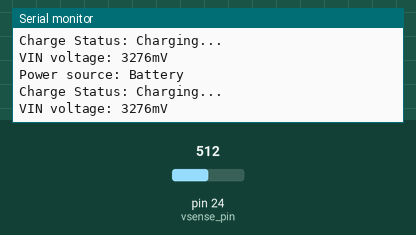
This sketch was run on a simulated Teensy 4. Parts: the last lines printed to the serial monitor. The test bench sets the inputs (shaded band); at power-on: pin 24 (vsense_pin) = 512 (analog values on the 0–1023 scale).

Above: at 1.8 s.
1.9 s: pin 24 (vsense_pin) set to 716
At 2.8 s:
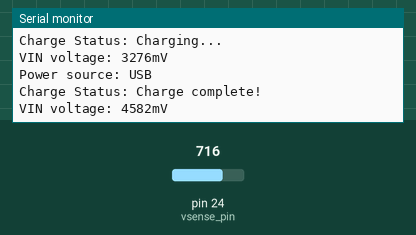
3.5 s: pin 24 (vsense_pin) set to 900
At 4.3 s:
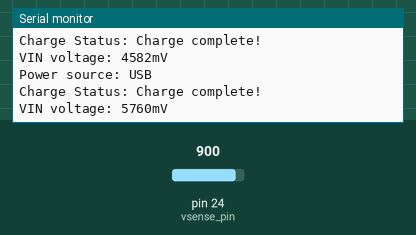
Timing chart, 0 to 6.5 s (numbered marks = the images above; inputs shaded):
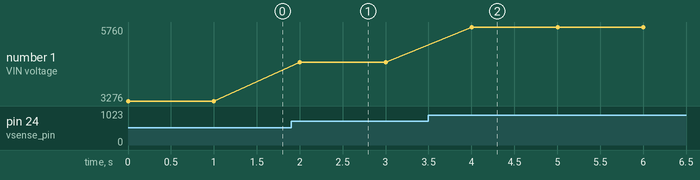

The sketch:

Lipo_Charger_Test.ino
```cpp
// Nano-Sized LiPo Charger for Teensy
//
// This is a super simple demo sketch that shows
// off the features of this tiny board.
//
// If you like what you see, visit my Tindie Store
// for more awesome boards from Hyperbolic Labs!
//
// https://www.tindie.com/stores/Hyperbolic_Designs/
//


const uint8_t vsense_pin = A10;


void setup(){

  pinMode(vsense_pin, INPUT);

  Serial.begin(9600);

  analogReadResolution(16);
  analogReference(INTERNAL);
}


void loop(){

  uint16_t mV = analogRead(vsense_pin)/10;


  Serial.print("Power source: ");
  if(mV > 4400)
    Serial.println("USB");
  else
    Serial.println("Battery");


  Serial.print("Charge Status: ");
  if(mV > 4100)
    Serial.println("Charge complete!\n");
  else
    Serial.println("Charging...\n");


  Serial.print("VIN voltage: ");
  Serial.print(mV);
  Serial.println("mV");


  delay(1000);
}
```

Measured:
- after the input at 1.9 s, the serial monitor: prints a new line after 0.10 s (image 1)
- after the input at 3.5 s, the serial monitor: prints a new line after 0.50 s (image 2)
- plotted number 1: 3276 → 4582 after the input at 1.9 s, 4582 → 5760 after the input at 3.5 s
